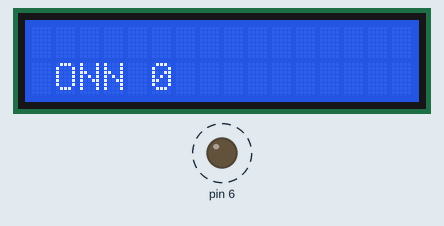
A sketch run on a simulated Arduino Uno, built with avr-gcc and run on an emulated ATmega328P. On the bench: 16×2 character LCD, output pins drawn as LEDs (lit = HIGH). Dashed ring = blinking.

Above: at 0.1 s.
At 9.1 s:
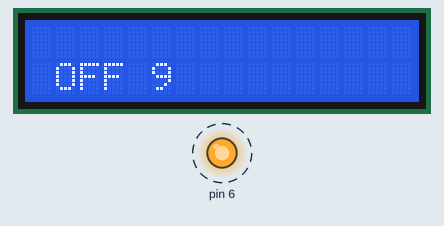
At 19.2 s:
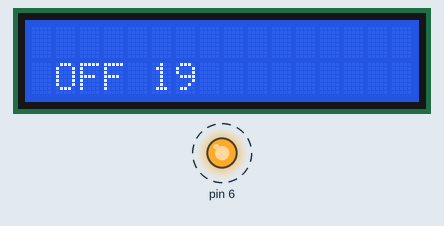
At 37.2 s:
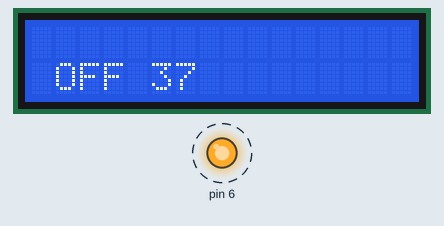
Timing chart, 0 to 40.0 s (numbered marks = the images above):
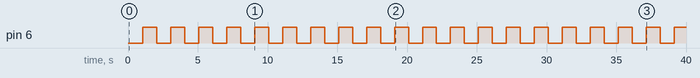

The sketch:

sketch_jun22b6.ino
```cpp
#include <LiquidCrystal.h>


LiquidCrystal lcd(12, 11, 5, 4, 3, 2);

void setup() {
  pinMode(6,OUTPUT);
  lcd.begin(16, 2);
}

void loop() {

  lcd.setCursor(0, 1);

  if((millis() / 1000)%2 == 0)
  {
    lcd.print(" ONN ");
  lcd.print(millis() / 1000);
  digitalWrite(6,LOW);
  delay(500);
  }
  else
  {
    lcd.print(" OFF ");
  lcd.print(millis() / 1000);
  digitalWrite(6,HIGH);
  delay(500);
  }
}
```

Measured:
- by itself, pin 6: alternates HIGH for 1.0 s and LOW for 1.0 s
- what the display in image 1 shows lasts 1.0 s, from 9.1 s to 10.1 s
